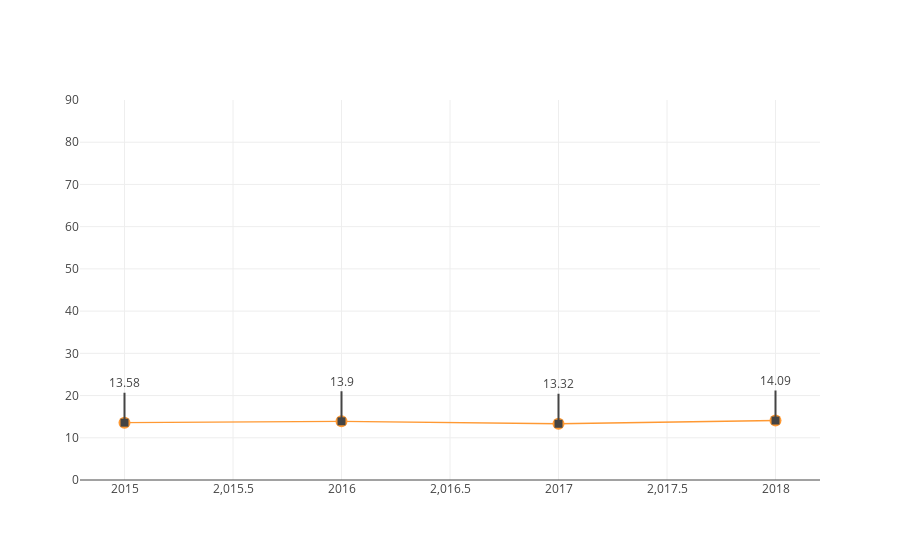

Write notebook code for a chart like this one.
### Code cell
autoCensoLine('IN_AREA_VERDE')

### Figure 1 — Plotly figure (JSON) as saved in the notebook; plotly's stock layout.template omitted (floating-point values rounded to 4 significant figures)
{"data": [{"line": {"color": "rgba(255, 153, 51, 1.0)", "dash": "solid", "shape": "linear", "width": 1.3}, "marker": {"size": 12, "symbol": "circle"}, "mode": "lines+markers", "name": "proporcao", "text": "", "type": "scatter", "uid": "17016e1c-42be-47ce-ac26-a403059e03d0", "x": [2015, 2016, 2017, 2018], "y": [13.58, 13.9, 13.32, 14.09]}], "layout": {"annotations": [{"arrowhead": 7, "ax": 0, "ay": -40, "showarrow": true, "text": "13.58", "x": 2015, "xref": "x", "y": 13.58, "yref": "y"}, {"arrowhead": 7, "ax": 0, "ay": -40, "showarrow": true, "text": "13.9", "x": 2016, "xref": "x", "y": 13.9, "yref": "y"}, {"arrowhead": 7, "ax": 0, "ay": -40, "showarrow": true, "text": "13.32", "x": 2017, "xref": "x", "y": 13.32, "yref": "y"}, {"arrowhead": 7, "ax": 0, "ay": -40, "showarrow": true, "text": "14.09", "x": 2018, "xref": "x", "y": 14.09, "yref": "y"}], "showlegend": false, "yaxis": {"range": [0, 90]}}}
